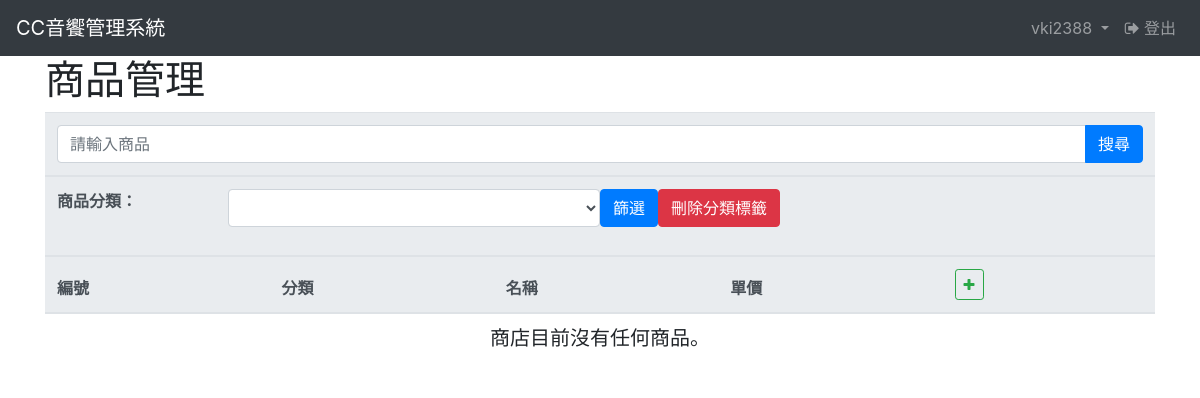
Before: /admin/commodity_admin.php (signed in) with the older database file.
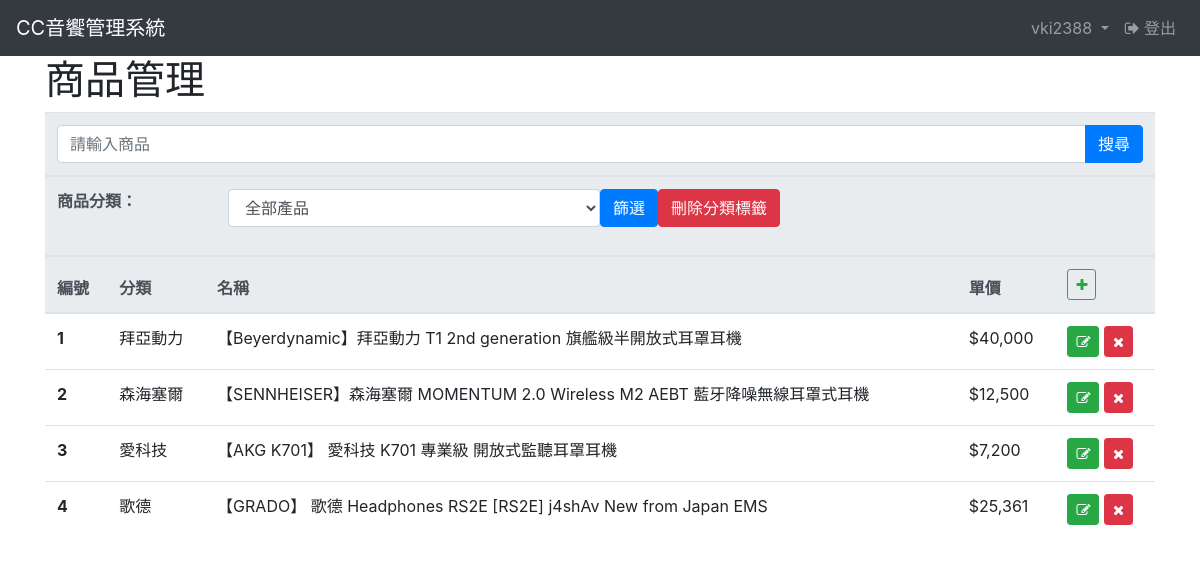
After: the same page with the newer database file.
### tables this page shows
CREATE TABLE `tbl_product` (
  `prd_id` int(11) UNSIGNED NOT NULL AUTO_INCREMENT,
  `ca_id` int(11) UNSIGNED NOT NULL,
  `prd_name` varchar(100) DEFAULT NULL,
  `prd_price` int(11) UNSIGNED DEFAULT NULL,
  `prd_images` varchar(250) DEFAULT NULL,
  `prd_description` text DEFAULT NULL,
  PRIMARY KEY (`prd_id`),
  constraint `fk_product_category_ca_id` foreign key (ca_id) references tbl_category (ca_id) ON UPDATE CASCADE
);

CREATE TABLE `tbl_category` (
  `ca_id` int(11) UNSIGNED NOT NULL AUTO_INCREMENT,
  `ca_name` varchar(100) DEFAULT NULL,
  PRIMARY KEY (`ca_id`)
);

### admin/commodity_admin.php (the view, shortened to what the changed rows need)
<!DOCTYPE html>
<?php
require_once("../sql/onnDB.php");
$sqlStatement = <<<categorysql
 select ca_name
 from tbl_category;
categorysql;
$catResult = mysqli_query($link, $sqlStatement);
?>
<!DOCTYPE html>
<html>
<head>
  <link rel="stylesheet" href="\PID_Assignment\css\bootstrap.min.css">
  <link rel="stylesheet" href="\PID_Assignment\css\store_index.css">
  <link rel="stylesheet" href="https://cdnjs.cloudflare.com/ajax/libs/font-awesome/4.7.0/css/font-awesome.min.css">
</head>
<body>
  <div class="container">
    <h1>商品管理</h1>
    <table class="table table-hover">
  <thead class="thead-light">
    <tr>
        <th colspan="5">
            <form action="" method="post">
              <div class="input-group ">
                <input id="inputProductName" name="inputProductName" type="text" class="form-control"
                  placeholder="請輸入商品" value="<?php if(isset($_POST["inputProductName"])){echo"{$_POST["inputProductName"]}";} ?>">
                <div class="input-group-append">
                </div>
            </form>
          </th>
    </tr>
    <tr>
          <th colspan="5">
            <form method="post" action="" >
              <div class="form-group row">
                <label class="col-2" for="Categories">商品分類：</label>
                <select id="Categories" name="Categories" class="col-4 form-control">
                  <?php while ($row = mysqli_fetch_assoc($catResult)) { ?>
                  <option value="<?=$row["ca_name"]?>"
                    <?php if ($row["ca_name"] == $_POST["Categories"]) {echo "selected";}?>> <?=$row["ca_name"]?>
                  </option>
                  <?php }?>
                </select>
                <button name="btnCatFilter" id="btnCatFilter" type="submit" class="btn btn-primary"
                  value="btnCatFilter">篩選</button>
                <button name="btnDeleteCat" id="btnDeleteCat" type="submit" class="btn btn-danger" value="btnDeleteCat"
                  value="btnCatFilter">刪除分類標籤</button>
              </div>
            </form>
          </th>
        </tr>
    <tr>
      <th scope="col">編號</th>
      <th scope="col">分類</th>
      <th scope="col">名稱</th>
      <th scope="col">單價</th>
      <th>
        <a href ="./commodity_adding.php" class="btn btn btn-outline-success btn-sm"><i class="fa fa-plus "></i></a>
      </th>
    </tr>
    </thead>
    <tbody>
    <?php
    if (!isset($_POST["inputProductName"]) && ($_POST["Categories"] != "全部產品") && (isset($_POST["Categories"])) ) {
    $sqlStatement = <<<categoryProductSql
    select prd_name, prd_price, prd_description, ca_name, prd_id
    from tbl_category
    inner join tbl_product
    on tbl_category.ca_id = tbl_product.ca_id
    where ca_name = '{$_POST["Categories"]}';
    categoryProductSql;
    $catProductResult = mysqli_query($link, $sqlStatement);
    mysqli_close($link);
    if(mysqli_num_rows($catProductResult) > 0){
      while ($row = mysqli_fetch_assoc($catProductResult)) { ?>
        <tr>
             <th scope="row"><?=$row["prd_id"] ?></th>
             <td><?=$row["ca_name"]?></td>
             <td><?=$row["prd_name"]?></td>
             <td><?="$".number_format($row["prd_price"])?></td>
             <td>
               <a href ="./commodity_update.php?id=<?= $row["prd_id"]?>" class="btn btn btn-success btn-sm"><i class="fa fa-pencil-square-o "></i></a>
               <a href ="./commodity_delete.php?id=<?= $row["prd_id"]?>" class="btn btn btn-danger btn-sm"><i class="fa fa-times "></i></a>
             </td>
        </tr>
    <?php }?>
      <?php }else{ ?>
        <tr>
          <th colspan="5">
            <h5 style="text-align:center;"> 該分類目前沒有任何商品。</h5>
          </th>
        </tr>
      <?php }  ?>
    <?php } else if(!isset($_POST["inputProductName"])) {
    $sqlStatement = <<<mulity
    select prd_name, prd_price, prd_description, ca_name, prd_id
    from tbl_category
    inner join tbl_product
    on tbl_category.ca_id = tbl_product.ca_id
    mulity;
    $result = mysqli_query($link, $sqlStatement);
      if(mysqli_num_rows($result) > 0){
        while ($row = mysqli_fetch_assoc($result)) { ?>
          <tr>
             <th scope="row"><?=$row["prd_id"] ?></th>
             <td><?=$row["ca_name"]?></td>
             <td><?=$row["prd_name"]?></td>
             <td><?="$".number_format($row["prd_price"])?></td>
             <td>
               <a href ="./commodity_update.php?id=<?= $row["prd_id"]?>" class="btn btn btn-success btn-sm"><i class="fa fa-pencil-square-o "></i></a>
               <a href ="./commodity_delete.php?id=<?= $row["prd_id"]?>" class="btn btn btn-danger btn-sm"><i class="fa fa-times "></i></a>
             </td>
        </tr>
    <?php }?>
      <?php }else{ ?>
        <tr>
          <th colspan="5">
            <h5 style="text-align:center;"> 商店目前沒有任何商品。</h5>
          </th>
        </tr>
      <?php }  ?>
    <?php } ?>
  </tbody>
 </table>
</div>
</body>
</html>

Changed rows visible on the page:
added tbl_product: prd_id "1", ca.ca_name "拜亞動力", prd_name "【Beyerdynamic】拜亞動力 T1 2nd generation 旗艦級半開放式耳罩耳機", prd_price "40,000"
added tbl_product: prd_id "2", ca.ca_name "森海塞爾", prd_name "【SENNHEISER】森海塞爾 MOMENTUM 2.0 Wireless M2 AEBT 藍牙降噪無線耳罩式耳機", prd_price "12,500"
added tbl_product: prd_id "3", ca.ca_name "愛科技", prd_name "【AKG K701】 愛科技 K701 專業級 開放式監聽耳罩耳機", prd_price "7,200"
added tbl_product: prd_id "4", ca.ca_name "歌德", prd_name "【GRADO】 歌德 Headphones RS2E [RS2E] j4shAv New from Japan EMS", prd_price "25,361"
Other visible differences:
form field Categories: (not shown) → "全部產品"
text no longer shown: "商店目前沒有任何商品。"
